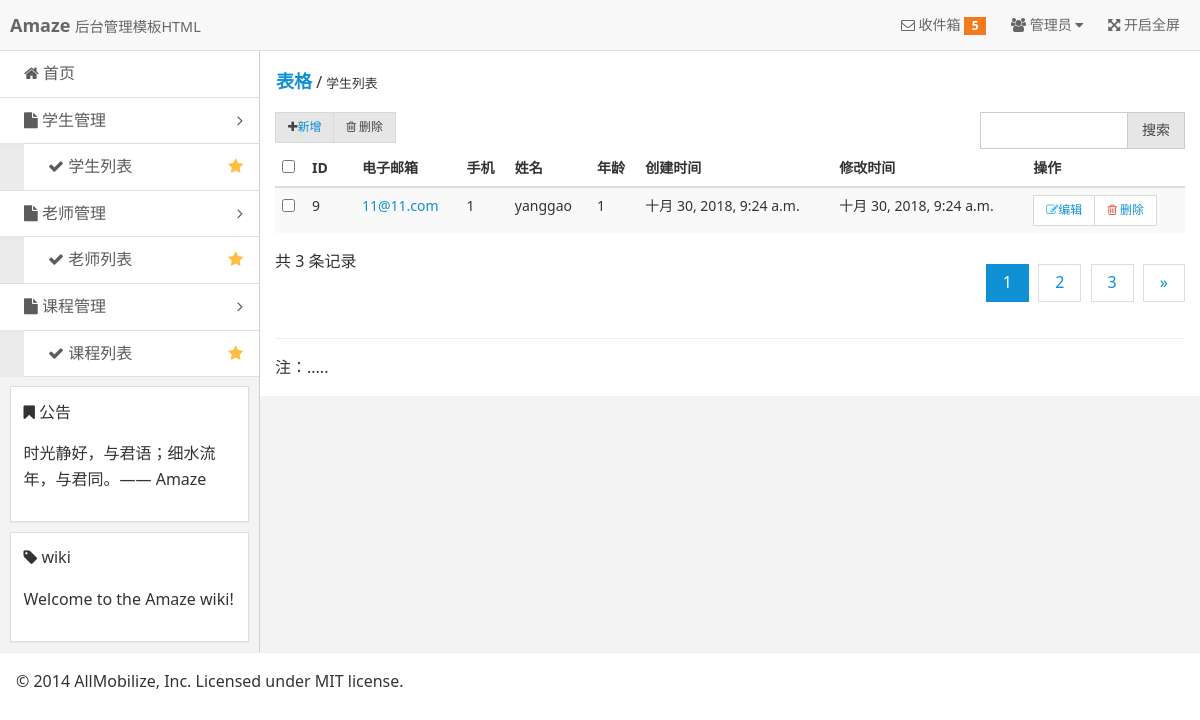
The app's page /personlist/1/, older data.
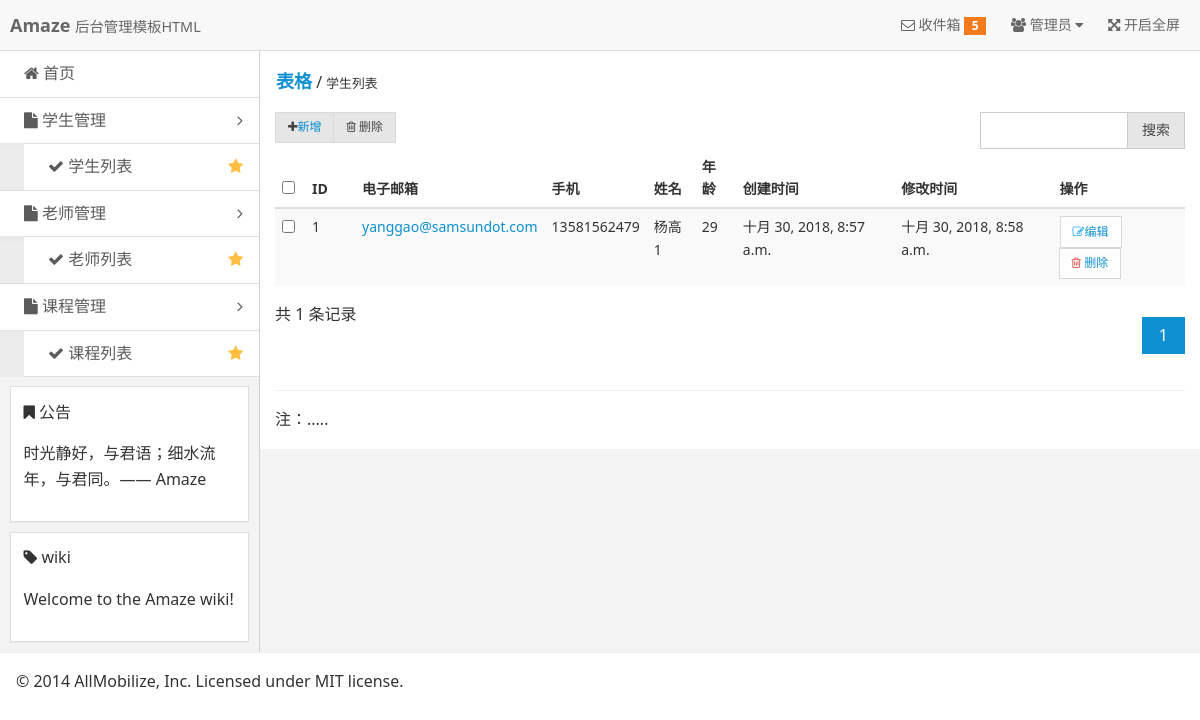
The same page, newer data.
### Person/models.py (models this page shows)
class Person(models.Model):
    email=models.EmailField(verbose_name='电子邮箱',max_length=30)
    mobilephone=models.CharField(verbose_name='手机',max_length=11)
    username=models.CharField(verbose_name='姓名',max_length=10)
    age=models.IntegerField(verbose_name='年龄')
    password=models.CharField(verbose_name='密码',max_length=10)
    createdate=models.DateTimeField(verbose_name='创建时间',auto_now_add=True)
    modifydate=models.DateTimeField(verbose_name='修改时间',auto_now_add=True)
    headimg=models.ImageField(verbose_name='头像',upload_to='headimg')

### Person/views.py (the view)
# urls.py: path('personlist/<int:page>/', person_views.PersonList,name='personlist'),
def PersonList(request,page):
    persons=Person.objects.all().order_by("-modifydate")
    paginator1= Paginator(persons, 1)
    try:
        students=paginator1.page(page)
    except PageNotAnInteger:
        students =paginator1.page(1)
    except EmptyPage:
        students =paginator1.page (paginator1 .num_pages)
    return render(request, 'Person/PersonList.html',{'students':students})

### templates/Person/PersonList.html (shortened to what this page needs)
{% extends 'Person/base.html' %}
{% block body1 %}
  <div class="admin-content">
    <div class="am-cf am-padding">
      <div class="am-fl am-cf"><strong class="am-text-primary am-text-lg">表格</strong> / <small>学生列表</small></div>
    </div>
    <div class="am-g">
      <div class="am-u-md-6 am-cf">
        <div class="am-fl am-cf">
          <div class="am-btn-toolbar am-fl">
            <div class="am-btn-group am-btn-group-xs">
              <button type="button" class="am-btn am-btn-default"><span class="am-icon-plus"></span><a href="{% url 'personadd' %}">新增</a></button>
              <button type="button" class="am-btn am-btn-default"><span class="am-icon-trash-o"></span> 删除</button>
            </div>
          </div>
        </div>
      </div>
      <div class="am-u-md-3 am-cf">
          <form>
        <div class="am-fr">
          <div class="am-input-group am-input-group-sm">
            <input type="text" class="am-form-field" />
                <span class="am-input-group-btn">
                  <button class="am-btn am-btn-default" type="submit">搜索</button>
                </span>
          </div>
        </div>
          </form>
      </div>
    </div>
    <div class="am-g">
      <div class="am-u-sm-12">
        <form class="am-form">
          <table class="am-table am-table-striped am-table-hover table-main">
            <thead>
              <tr>
                <th class="table-check"><input type="checkbox" /></th><th class="table-id">ID</th><th class="table-title">电子邮箱</th><th class="table-type">手机</th><th class="table-author">姓名</th><th class="table-author">年龄</th><th class="table-date">创建时间</th><th class="table-date">修改时间</th><th class="table-set">操作</th>
              </tr>
          </thead>
          <tbody>
{% for student in students.object_list %}
            <tr>
              <td><input type="checkbox" value="{{ student.id }}"/></td>
              <td>{{ student.id }}</td>
              <td><a href="#">{{ student.email }}</a></td>
              <td>{{ student.mobilephone }}</td>
              <td>{{ student.username }}</td>
                <td>{{ student.age }}</td>
              <td>{{ student.createdate }}</td>
                <td>{{ student.modifydate }}</td>
              <td>
                <div class="am-btn-toolbar">
                  <div class="am-btn-group am-btn-group-xs">
                    <button class="am-btn am-btn-default am-btn-xs am-text-secondary"><span class="am-icon-pencil-square-o"></span><a href="{% url 'persondetail' student.id %}">编辑</a></button>
                    <button class="am-btn am-btn-default am-btn-xs am-text-danger"><span class="am-icon-trash-o"></span> <a href="{% url 'persondelete' student.id %}">删除</a></button>
                  </div>
                </div>
              </td>
            </tr>
{% endfor %}
          </tbody>
        </table>
          <div class="am-cf">
  共 {{ students.paginator.count }} 条记录
  <div class="am-fr">
    <ul class="am-pagination">
        {% for page in students.paginator.page_range %}
        {% if page == students.number %} <li class="am-active" ><a href="{% url 'personlist' page %}">{{ page }}</a></li>
        {% else %}
             <li ><a href="{% url 'personlist' page %}">{{ page }}</a></li>
        {% endif %}
        {% endfor %}
         {% if students.has_next %}
          <li><a href="{% url 'personlist' students.next_page_number %}">»</a></li>
         {% endif %}
    </ul>
  </div>
</div>
          <hr />
          <p>注：.....</p>
        </form>
      </div>
    </div>
  </div>
{% endblock %}

Row changes from the older to the newer data that the page shows:
removed Person: id "9", email "11@11.com", mobilephone "1", username "yanggao", age "1", createdate "十月 30, 2018, 9:24 a.m.", modifydate "十月 30, 2018, 9:24 a.m."
now on this page (row unchanged): Person: id "1", email "yanggao@samsundot.com", mobilephone "13581562479", username "杨高1", age "29", createdate "十月 30, 2018, 8:57 a.m.", modifydate "十月 30, 2018, 8:58 a.m."
Text that changed along with them:
{{ students.paginator.count }}: "3" → "1"
list line gone: "2"
list line gone: "3"
